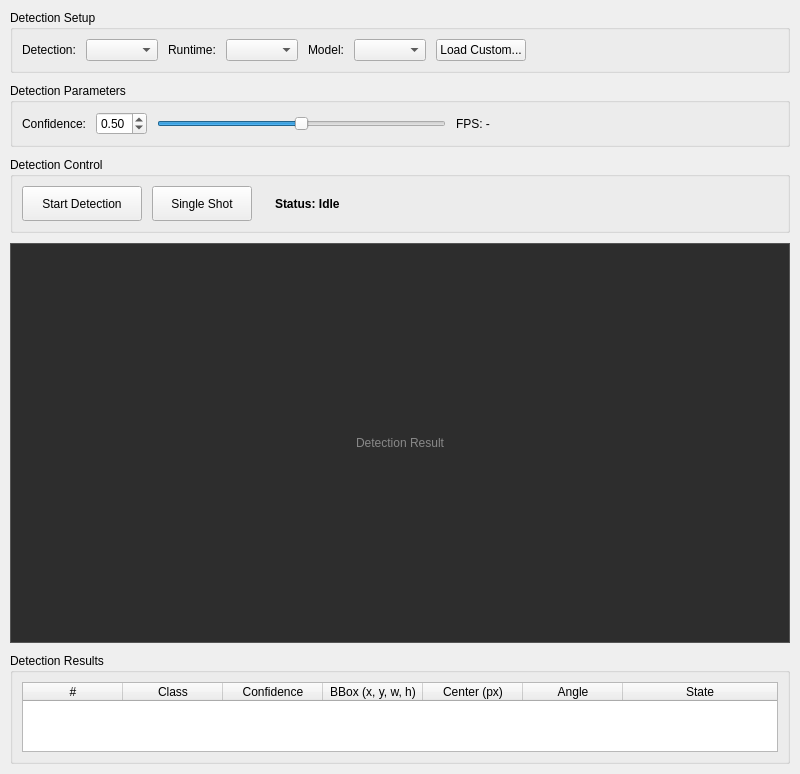
<?xml version="1.0" encoding="UTF-8"?>
<ui version="4.0">
 <class>AIDetectionTab</class>
 <widget class="QWidget" name="AIDetectionTab">
  <property name="geometry">
   <rect>
    <x>0</x>
    <y>0</y>
    <width>800</width>
    <height>600</height>
   </rect>
  </property>
  <layout class="QVBoxLayout" name="verticalLayout_main">
   <property name="spacing">
    <number>10</number>
   </property>
   <property name="leftMargin">
    <number>10</number>
   </property>
   <property name="topMargin">
    <number>10</number>
   </property>
   <property name="rightMargin">
    <number>10</number>
   </property>
   <property name="bottomMargin">
    <number>10</number>
   </property>

   <!-- 1. Detection Setup GroupBox -->
   <item>
    <widget class="QGroupBox" name="groupBox_detectionSetup">
     <property name="title">
      <string>Detection Setup</string>
     </property>
     <layout class="QHBoxLayout" name="horizontalLayout_setup">
      <property name="spacing">
       <number>10</number>
      </property>
      <item>
       <widget class="QLabel" name="label_detection">
        <property name="text">
         <string>Detection:</string>
        </property>
       </widget>
      </item>
      <item>
       <widget class="QComboBox" name="comboBox_detection">
        <property name="minimumWidth">
         <number>130</number>
        </property>
       </widget>
      </item>
      <item>
       <widget class="QLabel" name="label_runtime">
        <property name="text">
         <string>Runtime:</string>
        </property>
       </widget>
      </item>
      <item>
       <widget class="QComboBox" name="comboBox_runtime">
        <property name="minimumWidth">
         <number>100</number>
        </property>
       </widget>
      </item>
      <item>
       <widget class="QLabel" name="label_model">
        <property name="text">
         <string>Model:</string>
        </property>
       </widget>
      </item>
      <item>
       <widget class="QComboBox" name="comboBox_model">
        <property name="minimumWidth">
         <number>150</number>
        </property>
       </widget>
      </item>
      <item>
       <widget class="QPushButton" name="pushButton_loadModel">
        <property name="text">
         <string>Load Custom...</string>
        </property>
       </widget>
      </item>
      <item>
       <spacer name="horizontalSpacer_model">
        <property name="orientation">
         <enum>Qt::Horizontal</enum>
        </property>
        <property name="sizeHint" stdset="0">
         <size>
          <width>40</width>
          <height>20</height>
         </size>
        </property>
       </spacer>
      </item>
     </layout>
    </widget>
   </item>

   <!-- 2. Detection Parameters GroupBox -->
   <item>
    <widget class="QGroupBox" name="groupBox_parameters">
     <property name="title">
      <string>Detection Parameters</string>
     </property>
     <layout class="QHBoxLayout" name="horizontalLayout_parameters">
      <property name="spacing">
       <number>10</number>
      </property>
      <item>
       <widget class="QLabel" name="label_confidence">
        <property name="text">
         <string>Confidence:</string>
        </property>
       </widget>
      </item>
      <item>
       <widget class="QDoubleSpinBox" name="doubleSpinBox_confidence">
        <property name="minimum">
         <double>0.000000000000000</double>
        </property>
        <property name="maximum">
         <double>1.000000000000000</double>
        </property>
        <property name="singleStep">
         <double>0.050000000000000</double>
        </property>
        <property name="value">
         <double>0.500000000000000</double>
        </property>
       </widget>
      </item>
      <item>
       <widget class="QSlider" name="horizontalSlider_confidence">
        <property name="minimum">
         <number>0</number>
        </property>
        <property name="maximum">
         <number>100</number>
        </property>
        <property name="value">
         <number>50</number>
        </property>
        <property name="orientation">
         <enum>Qt::Horizontal</enum>
        </property>
       </widget>
      </item>
      <item>
       <widget class="QLabel" name="label_fps">
        <property name="minimumWidth">
         <number>80</number>
        </property>
        <property name="text">
         <string>FPS: -</string>
        </property>
       </widget>
      </item>
      <item>
       <spacer name="horizontalSpacer_params">
        <property name="orientation">
         <enum>Qt::Horizontal</enum>
        </property>
        <property name="sizeHint" stdset="0">
         <size>
          <width>40</width>
          <height>20</height>
         </size>
        </property>
       </spacer>
      </item>
     </layout>
    </widget>
   </item>

   <!-- 3. Detection Control GroupBox -->
   <item>
    <widget class="QGroupBox" name="groupBox_control">
     <property name="title">
      <string>Detection Control</string>
     </property>
     <layout class="QHBoxLayout" name="horizontalLayout_control">
      <property name="spacing">
       <number>10</number>
      </property>
      <item>
       <widget class="QPushButton" name="pushButton_startDetection">
        <property name="minimumSize">
         <size>
          <width>120</width>
          <height>35</height>
         </size>
        </property>
        <property name="text">
         <string>Start Detection</string>
        </property>
        <property name="checkable">
         <bool>true</bool>
        </property>
       </widget>
      </item>
      <item>
       <widget class="QPushButton" name="pushButton_singleDetection">
        <property name="minimumSize">
         <size>
          <width>100</width>
          <height>35</height>
         </size>
        </property>
        <property name="text">
         <string>Single Shot</string>
        </property>
       </widget>
      </item>
      <item>
       <widget class="QLabel" name="label_detectionStatus">
        <property name="text">
         <string>Status: Idle</string>
        </property>
        <property name="styleSheet">
         <string notr="true">font-weight: bold; padding-left: 10px;</string>
        </property>
       </widget>
      </item>
      <item>
       <spacer name="horizontalSpacer_control">
        <property name="orientation">
         <enum>Qt::Horizontal</enum>
        </property>
        <property name="sizeHint" stdset="0">
         <size>
          <width>40</width>
          <height>20</height>
         </size>
        </property>
       </spacer>
      </item>
     </layout>
    </widget>
   </item>

   <!-- 4. Detection Image Display -->
   <item>
    <widget class="QLabel" name="label_detectionImage">
     <property name="minimumSize">
      <size>
       <width>640</width>
       <height>400</height>
      </size>
     </property>
     <property name="text">
      <string>Detection Result</string>
     </property>
     <property name="alignment">
      <set>Qt::AlignCenter</set>
     </property>
     <property name="styleSheet">
      <string notr="true">background-color: #2d2d2d; color: #888; border: 1px solid #555;</string>
     </property>
    </widget>
   </item>

   <!-- 5. Detection Results Table -->
   <item>
    <widget class="QGroupBox" name="groupBox_results">
     <property name="title">
      <string>Detection Results</string>
     </property>
     <layout class="QVBoxLayout" name="verticalLayout_results">
      <item>
       <widget class="QTableWidget" name="tableWidget_detections">
        <property name="maximumHeight">
         <number>150</number>
        </property>
        <property name="columnCount">
         <number>7</number>
        </property>
        <attribute name="horizontalHeaderStretchLastSection">
         <bool>true</bool>
        </attribute>
        <column>
         <property name="text">
          <string>#</string>
         </property>
        </column>
        <column>
         <property name="text">
          <string>Class</string>
         </property>
        </column>
        <column>
         <property name="text">
          <string>Confidence</string>
         </property>
        </column>
        <column>
         <property name="text">
          <string>BBox (x, y, w, h)</string>
         </property>
        </column>
        <column>
         <property name="text">
          <string>Center (px)</string>
         </property>
        </column>
        <column>
         <property name="text">
          <string>Angle</string>
         </property>
        </column>
        <column>
         <property name="text">
          <string>State</string>
         </property>
        </column>
       </widget>
      </item>
     </layout>
    </widget>
   </item>

  </layout>
 </widget>
 <resources/>
 <connections/>
</ui>
